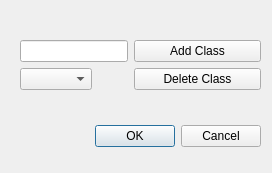
<?xml version="1.0" encoding="UTF-8"?>
<ui version="4.0">
 <class>ConfigureClassDialog</class>
 <widget class="QDialog" name="ConfigureClassDialog">
  <property name="geometry">
   <rect>
    <x>0</x>
    <y>0</y>
    <width>272</width>
    <height>173</height>
   </rect>
  </property>
  <property name="windowTitle">
   <string>Dialog</string>
  </property>
  <widget class="QDialogButtonBox" name="buttonBox">
   <property name="geometry">
    <rect>
     <x>80</x>
     <y>120</y>
     <width>181</width>
     <height>32</height>
    </rect>
   </property>
   <property name="orientation">
    <enum>Qt::Horizontal</enum>
   </property>
   <property name="standardButtons">
    <set>QDialogButtonBox::Cancel|QDialogButtonBox::Ok</set>
   </property>
  </widget>
  <widget class="QWidget" name="formLayoutWidget">
   <property name="geometry">
    <rect>
     <x>20</x>
     <y>40</y>
     <width>241</width>
     <height>64</height>
    </rect>
   </property>
   <layout class="QFormLayout" name="formLayout">
    <item row="0" column="0">
     <widget class="QLineEdit" name="addClassEdit">
      <property name="text">
       <string/>
      </property>
     </widget>
    </item>
    <item row="0" column="1">
     <widget class="QPushButton" name="addClass">
      <property name="text">
       <string>Add Class</string>
      </property>
     </widget>
    </item>
    <item row="1" column="1">
     <widget class="QPushButton" name="deleteClass">
      <property name="text">
       <string>Delete Class</string>
      </property>
     </widget>
    </item>
    <item row="1" column="0">
     <widget class="QComboBox" name="comboBox"/>
    </item>
   </layout>
  </widget>
 </widget>
 <resources/>
 <connections>
  <connection>
   <sender>buttonBox</sender>
   <signal>accepted()</signal>
   <receiver>ConfigureClassDialog</receiver>
   <slot>accept()</slot>
   <hints>
    <hint type="sourcelabel">
     <x>248</x>
     <y>254</y>
    </hint>
    <hint type="destinationlabel">
     <x>157</x>
     <y>274</y>
    </hint>
   </hints>
  </connection>
  <connection>
   <sender>buttonBox</sender>
   <signal>rejected()</signal>
   <receiver>ConfigureClassDialog</receiver>
   <slot>reject()</slot>
   <hints>
    <hint type="sourcelabel">
     <x>316</x>
     <y>260</y>
    </hint>
    <hint type="destinationlabel">
     <x>286</x>
     <y>274</y>
    </hint>
   </hints>
  </connection>
 </connections>
</ui>
